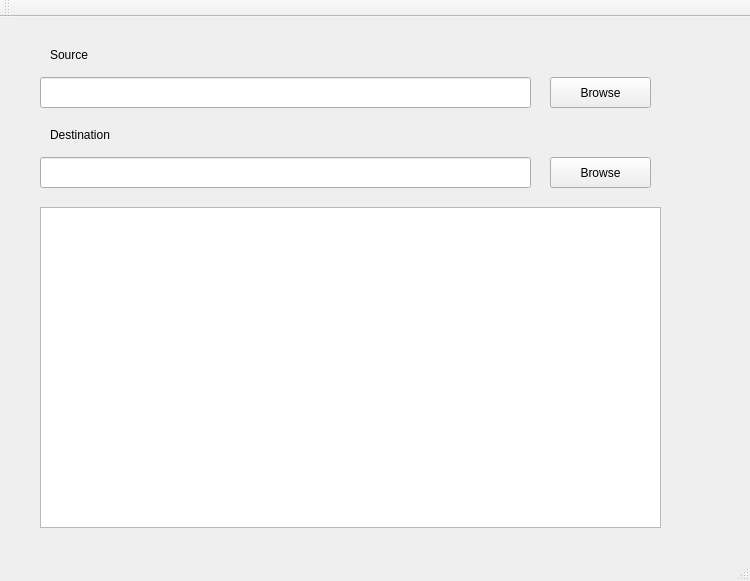
<?xml version="1.0" encoding="UTF-8"?>
<ui version="4.0">
 <class>MainWindow</class>
 <widget class="QMainWindow" name="MainWindow">
  <property name="geometry">
   <rect>
    <x>0</x>
    <y>0</y>
    <width>750</width>
    <height>581</height>
   </rect>
  </property>
  <property name="windowTitle">
   <string>MainWindow</string>
  </property>
  <widget class="QWidget" name="centralWidget">
   <widget class="QLineEdit" name="lineEdit">
    <property name="geometry">
     <rect>
      <x>40</x>
      <y>60</y>
      <width>491</width>
      <height>31</height>
     </rect>
    </property>
   </widget>
   <widget class="QLineEdit" name="lineEdit_2">
    <property name="geometry">
     <rect>
      <x>40</x>
      <y>140</y>
      <width>491</width>
      <height>31</height>
     </rect>
    </property>
   </widget>
   <widget class="QPushButton" name="pushButton">
    <property name="geometry">
     <rect>
      <x>550</x>
      <y>60</y>
      <width>101</width>
      <height>31</height>
     </rect>
    </property>
    <property name="text">
     <string>Browse</string>
    </property>
   </widget>
   <widget class="QPushButton" name="pushButton_2">
    <property name="geometry">
     <rect>
      <x>550</x>
      <y>140</y>
      <width>101</width>
      <height>31</height>
     </rect>
    </property>
    <property name="text">
     <string>Browse</string>
    </property>
   </widget>
   <widget class="QLabel" name="label">
    <property name="geometry">
     <rect>
      <x>50</x>
      <y>30</y>
      <width>61</width>
      <height>16</height>
     </rect>
    </property>
    <property name="text">
     <string>Source</string>
    </property>
   </widget>
   <widget class="QLabel" name="label_2">
    <property name="geometry">
     <rect>
      <x>50</x>
      <y>110</y>
      <width>61</width>
      <height>16</height>
     </rect>
    </property>
    <property name="text">
     <string>Destination</string>
    </property>
   </widget>
   <widget class="QTextBrowser" name="textBrowser">
    <property name="geometry">
     <rect>
      <x>40</x>
      <y>190</y>
      <width>621</width>
      <height>321</height>
     </rect>
    </property>
   </widget>
  </widget>
  <widget class="QMenuBar" name="menuBar">
   <property name="geometry">
    <rect>
     <x>0</x>
     <y>0</y>
     <width>750</width>
     <height>25</height>
    </rect>
   </property>
  </widget>
  <widget class="QToolBar" name="mainToolBar">
   <attribute name="toolBarArea">
    <enum>TopToolBarArea</enum>
   </attribute>
   <attribute name="toolBarBreak">
    <bool>false</bool>
   </attribute>
  </widget>
  <widget class="QStatusBar" name="statusBar"/>
 </widget>
 <layoutdefault spacing="6" margin="11"/>
 <resources/>
 <connections/>
</ui>
